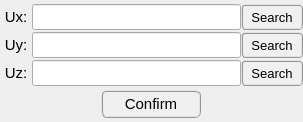
            <widget class="QWidget" name="tab_load_tables_paths">
             <attribute name="title">
              <string>Paths</string>
             </attribute>
             <layout class="QGridLayout" name="gridLayout_14">
              <property name="leftMargin">
               <number>0</number>
              </property>
              <property name="topMargin">
               <number>0</number>
              </property>
              <property name="rightMargin">
               <number>0</number>
              </property>
              <property name="bottomMargin">
               <number>0</number>
              </property>
              <property name="spacing">
               <number>0</number>
              </property>
              <item row="0" column="0">
               <widget class="QFrame" name="frame_9">
                <property name="minimumSize">
                 <size>
                  <width>260</width>
                  <height>0</height>
                 </size>
                </property>
                <property name="maximumSize">
                 <size>
                  <width>360</width>
                  <height>200</height>
                 </size>
                </property>
                <property name="frameShape">
                 <enum>QFrame::NoFrame</enum>
                </property>
                <property name="frameShadow">
                 <enum>QFrame::Raised</enum>
                </property>
                <layout class="QGridLayout" name="gridLayout_2">
                 <property name="leftMargin">
                  <number>0</number>
                 </property>
                 <property name="topMargin">
                  <number>4</number>
                 </property>
                 <property name="rightMargin">
                  <number>0</number>
                 </property>
                 <property name="bottomMargin">
                  <number>0</number>
                 </property>
                 <property name="horizontalSpacing">
                  <number>0</number>
                 </property>
                 <property name="verticalSpacing">
                  <number>2</number>
                 </property>
                 <item row="2" column="1">
                  <widget class="QLineEdit" name="lineEdit_path_table_uz">
                   <property name="enabled">
                    <bool>true</bool>
                   </property>
                   <property name="minimumSize">
                    <size>
                     <width>209</width>
                     <height>26</height>
                    </size>
                   </property>
                   <property name="maximumSize">
                    <size>
                     <width>209</width>
                     <height>26</height>
                    </size>
                   </property>
                   <property name="font">
                    <font>
                     <pointsize>9</pointsize>
                     <weight>50</weight>
                     <bold>false</bold>
                    </font>
                   </property>
                   <property name="alignment">
                    <set>Qt::AlignCenter</set>
                   </property>
                  </widget>
                 </item>
                 <item row="0" column="1">
                  <widget class="QLineEdit" name="lineEdit_path_table_ux">
                   <property name="enabled">
                    <bool>true</bool>
                   </property>
                   <property name="minimumSize">
                    <size>
                     <width>209</width>
                     <height>26</height>
                    </size>
                   </property>
                   <property name="maximumSize">
                    <size>
                     <width>209</width>
                     <height>26</height>
                    </size>
                   </property>
                   <property name="font">
                    <font>
                     <pointsize>9</pointsize>
                     <weight>50</weight>
                     <bold>false</bold>
                    </font>
                   </property>
                   <property name="alignment">
                    <set>Qt::AlignCenter</set>
                   </property>
                  </widget>
                 </item>
                 <item row="0" column="0">
                  <widget class="QLabel" name="label_19">
                   <property name="enabled">
                    <bool>true</bool>
                   </property>
                   <property name="minimumSize">
                    <size>
                     <width>32</width>
                     <height>26</height>
                    </size>
                   </property>
                   <property name="maximumSize">
                    <size>
                     <width>32</width>
                     <height>26</height>
                    </size>
                   </property>
                   <property name="font">
                    <font>
                     <pointsize>11</pointsize>
                    </font>
                   </property>
                   <property name="text">
                    <string>Ux:</string>
                   </property>
                   <property name="alignment">
                    <set>Qt::AlignCenter</set>
                   </property>
                  </widget>
                 </item>
                 <item row="0" column="2">
                  <widget class="QPushButton" name="pushButton_load_ux_table">
                   <property name="enabled">
                    <bool>true</bool>
                   </property>
                   <property name="sizePolicy">
                    <sizepolicy hsizetype="Expanding" vsizetype="Fixed">
                     <horstretch>0</horstretch>
                     <verstretch>0</verstretch>
                    </sizepolicy>
                   </property>
                   <property name="minimumSize">
                    <size>
                     <width>62</width>
                     <height>26</height>
                    </size>
                   </property>
                   <property name="maximumSize">
                    <size>
                     <width>62</width>
                     <height>26</height>
                    </size>
                   </property>
                   <property name="font">
                    <font>
                     <family>MS Shell Dlg 2</family>
                     <pointsize>10</pointsize>
                     <weight>50</weight>
                     <italic>false</italic>
                     <bold>false</bold>
                    </font>
                   </property>
                   <property name="styleSheet">
                    <string notr="true">QPushButton{border-radius: 4px; border-color: rgb(150, 150, 150); border-style: ridge; border-width: 2px; color: rgb(0, 0, 0); background-color: rgb(240, 240, 240); font: 10pt &quot;MS Shell Dlg 2&quot;}
QPushButton:hover{border-radius: 4px; border-color: rgb(0, 170, 255); border-style: ridge; border-width: 2px; color: rgb(0, 0, 0); background-color: rgba(174, 213, 255, 100); font: 10pt &quot;MS Shell Dlg 2l&quot;}
QPushButton:pressed{border-radius: 4px; border-color: rgb(0, 170, 255); border-style: ridge; border-width: 3px; color: rgb(0, 0, 0); background-color: rgb(174, 213, 255); font: 10pt &quot;MS Shell Dlg 2&quot;}</string>
                   </property>
                   <property name="text">
                    <string>Search</string>
                   </property>
                  </widget>
                 </item>
                 <item row="1" column="0">
                  <widget class="QLabel" name="label_22">
                   <property name="enabled">
                    <bool>true</bool>
                   </property>
                   <property name="minimumSize">
                    <size>
                     <width>32</width>
                     <height>26</height>
                    </size>
                   </property>
                   <property name="maximumSize">
                    <size>
                     <width>32</width>
                     <height>26</height>
                    </size>
                   </property>
                   <property name="font">
                    <font>
                     <pointsize>11</pointsize>
                    </font>
                   </property>
                   <property name="text">
                    <string>Uy:</string>
                   </property>
                   <property name="alignment">
                    <set>Qt::AlignCenter</set>
                   </property>
                  </widget>
                 </item>
                 <item row="1" column="1">
                  <widget class="QLineEdit" name="lineEdit_path_table_uy">
                   <property name="enabled">
                    <bool>true</bool>
                   </property>
                   <property name="minimumSize">
                    <size>
                     <width>209</width>
                     <height>26</height>
                    </size>
                   </property>
                   <property name="maximumSize">
                    <size>
                     <width>209</width>
                     <height>26</height>
                    </size>
                   </property>
                   <property name="font">
                    <font>
                     <pointsize>9</pointsize>
                     <weight>50</weight>
                     <bold>false</bold>
                    </font>
                   </property>
                   <property name="alignment">
                    <set>Qt::AlignCenter</set>
                   </property>
                  </widget>
                 </item>
                 <item row="2" column="0">
                  <widget class="QLabel" name="label_23">
                   <property name="enabled">
                    <bool>true</bool>
                   </property>
                   <property name="minimumSize">
                    <size>
                     <width>32</width>
                     <height>26</height>
                    </size>
                   </property>
                   <property name="maximumSize">
                    <size>
                     <width>32</width>
                     <height>26</height>
                    </size>
                   </property>
                   <property name="font">
                    <font>
                     <pointsize>11</pointsize>
                    </font>
                   </property>
                   <property name="text">
                    <string>Uz:</string>
                   </property>
                   <property name="alignment">
                    <set>Qt::AlignCenter</set>
                   </property>
                  </widget>
                 </item>
                 <item row="2" column="2">
                  <widget class="QPushButton" name="pushButton_load_uz_table">
                   <property name="enabled">
                    <bool>true</bool>
                   </property>
                   <property name="sizePolicy">
                    <sizepolicy hsizetype="Expanding" vsizetype="Fixed">
                     <horstretch>0</horstretch>
                     <verstretch>0</verstretch>
                    </sizepolicy>
                   </property>
                   <property name="minimumSize">
                    <size>
                     <width>62</width>
                     <height>26</height>
                    </size>
                   </property>
                   <property name="maximumSize">
                    <size>
                     <width>62</width>
                     <height>26</height>
                    </size>
                   </property>
                   <property name="font">
                    <font>
                     <family>MS Shell Dlg 2</family>
                     <pointsize>10</pointsize>
                     <weight>50</weight>
                     <italic>false</italic>
                     <bold>false</bold>
                    </font>
                   </property>
                   <property name="styleSheet">
                    <string notr="true">QPushButton{border-radius: 4px; border-color: rgb(150, 150, 150); border-style: ridge; border-width: 2px; color: rgb(0, 0, 0); background-color: rgb(240, 240, 240); font: 10pt &quot;MS Shell Dlg 2&quot;}
QPushButton:hover{border-radius: 4px; border-color: rgb(0, 170, 255); border-style: ridge; border-width: 2px; color: rgb(0, 0, 0); background-color: rgba(174, 213, 255, 100); font: 10pt &quot;MS Shell Dlg 2l&quot;}
QPushButton:pressed{border-radius: 4px; border-color: rgb(0, 170, 255); border-style: ridge; border-width: 3px; color: rgb(0, 0, 0); background-color: rgb(174, 213, 255); font: 10pt &quot;MS Shell Dlg 2&quot;}</string>
                   </property>
                   <property name="text">
                    <string>Search</string>
                   </property>
                  </widget>
                 </item>
                 <item row="1" column="2">
                  <widget class="QPushButton" name="pushButton_load_uy_table">
                   <property name="enabled">
                    <bool>true</bool>
                   </property>
                   <property name="sizePolicy">
                    <sizepolicy hsizetype="Expanding" vsizetype="Fixed">
                     <horstretch>0</horstretch>
                     <verstretch>0</verstretch>
                    </sizepolicy>
                   </property>
                   <property name="minimumSize">
                    <size>
                     <width>62</width>
                     <height>26</height>
                    </size>
                   </property>
                   <property name="maximumSize">
                    <size>
                     <width>62</width>
                     <height>26</height>
                    </size>
                   </property>
                   <property name="font">
                    <font>
                     <family>MS Shell Dlg 2</family>
                     <pointsize>10</pointsize>
                     <weight>50</weight>
                     <italic>false</italic>
                     <bold>false</bold>
                    </font>
                   </property>
                   <property name="styleSheet">
                    <string notr="true">QPushButton{border-radius: 4px; border-color: rgb(150, 150, 150); border-style: ridge; border-width: 2px; color: rgb(0, 0, 0); background-color: rgb(240, 240, 240); font: 10pt &quot;MS Shell Dlg 2&quot;}
QPushButton:hover{border-radius: 4px; border-color: rgb(0, 170, 255); border-style: ridge; border-width: 2px; color: rgb(0, 0, 0); background-color: rgba(174, 213, 255, 100); font: 10pt &quot;MS Shell Dlg 2l&quot;}
QPushButton:pressed{border-radius: 4px; border-color: rgb(0, 170, 255); border-style: ridge; border-width: 3px; color: rgb(0, 0, 0); background-color: rgb(174, 213, 255); font: 10pt &quot;MS Shell Dlg 2&quot;}</string>
                   </property>
                   <property name="text">
                    <string>Search</string>
                   </property>
                  </widget>
                 </item>
                </layout>
               </widget>
              </item>
              <item row="1" column="0">
               <widget class="QFrame" name="frame_10">
                <property name="minimumSize">
                 <size>
                  <width>260</width>
                  <height>36</height>
                 </size>
                </property>
                <property name="maximumSize">
                 <size>
                  <width>340</width>
                  <height>36</height>
                 </size>
                </property>
                <property name="frameShape">
                 <enum>QFrame::NoFrame</enum>
                </property>
                <property name="frameShadow">
                 <enum>QFrame::Raised</enum>
                </property>
                <layout class="QGridLayout" name="gridLayout_13">
                 <property name="leftMargin">
                  <number>2</number>
                 </property>
                 <property name="topMargin">
                  <number>2</number>
                 </property>
                 <property name="rightMargin">
                  <number>2</number>
                 </property>
                 <property name="bottomMargin">
                  <number>2</number>
                 </property>
                 <property name="spacing">
                  <number>2</number>
                 </property>
                 <item row="0" column="0">
                  <widget class="QPushButton" name="pushButton_table_values_confirm">
                   <property name="minimumSize">
                    <size>
                     <width>100</width>
                     <height>28</height>
                    </size>
                   </property>
                   <property name="maximumSize">
                    <size>
                     <width>100</width>
                     <height>28</height>
                    </size>
                   </property>
                   <property name="font">
                    <font>
                     <family>MS Shell Dlg 2</family>
                     <pointsize>11</pointsize>
                     <weight>50</weight>
                     <italic>false</italic>
                     <bold>false</bold>
                    </font>
                   </property>
                   <property name="styleSheet">
                    <string notr="true">QPushButton{border-radius: 6px; border-color: rgb(150, 150, 150); border-style: ridge; border-width: 2px; color: rgb(0, 0, 0); background-color: rgb(240, 240, 240); font: 11pt &quot;MS Shell Dlg 2&quot;}
QPushButton:hover{border-radius: 6px; border-color: rgb(0, 170, 255); border-style: ridge; border-width: 2px; color: rgb(0, 0, 0); background-color: rgba(174, 213, 255, 100); font: 11pt &quot;MS Shell Dlg 2l&quot;}
QPushButton:pressed{border-radius: 6px; border-color: rgb(0, 170, 255); border-style: ridge; border-width: 3px; color: rgb(0, 0, 0); background-color: rgb(174, 213, 255); font: 11pt &quot;MS Shell Dlg 2&quot;}</string>
                   </property>
                   <property name="text">
                    <string>Confirm</string>
                   </property>
                  </widget>
                 </item>
                </layout>
               </widget>
              </item>
             </layout>
            </widget>
